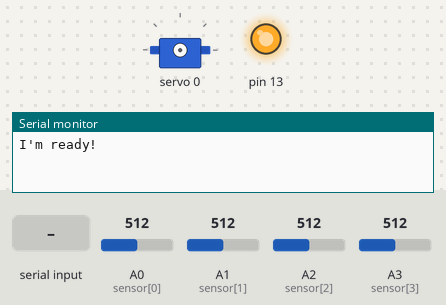
This sketch was run on a simulated Arduino Uno, built with avr-gcc and run on an emulated ATmega328P. Parts: servo, output pins drawn as LEDs (lit = HIGH), the last lines printed to the serial monitor. The inputs (shaded band) are chosen by the test bench; at power-on: A0 (sensor[0]) = 512, A1 (sensor[1]) = 512, A2 (sensor[2]) = 512, A3 (sensor[3]) = 512.

Above: at 2.2 s.
2.3 s: "1" received over Serial
At 3.5 s:
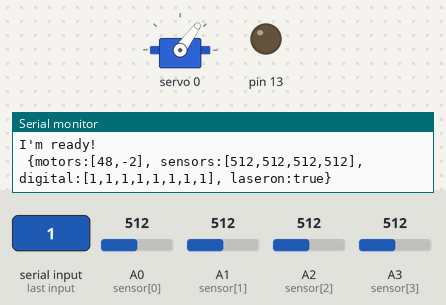
3.8 s: "0" received over Serial
At 4.6 s:
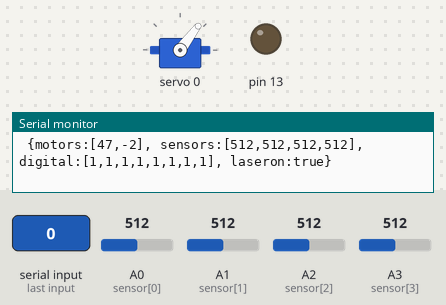
Timing chart, 0 to 6.8 s (numbered marks = the images above; inputs shaded):
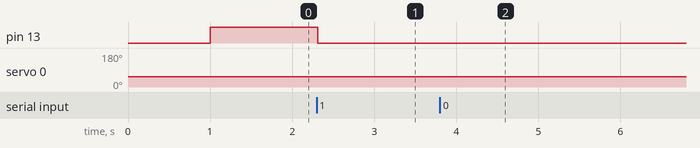

The sketch:

s500-v1.0.ino
```cpp
/*
 * Nima Dehmamy, Dec 2015
 * We used Chars to control servos
 * but in communication they seem to only go up to 127
 * higher than that is misinterpreted
 * Thus I will use two chars for each servo to allow
 * 180 degrees
 *
 */

#include <Wire.h>
#include <Adafruit_PWMServoDriver.h>

// called this way, it uses the default address 0x40
Adafruit_PWMServoDriver pwm = Adafruit_PWMServoDriver();
// you can also call it with a different address you want
//Adafruit_PWMServoDriver pwm = Adaerent address you want
//Adafruit_PWMServoDriver pwm = Adaerent address you want
//Adafruit_PWMServoDriver pwm = Adafruit_PWMServoDriver(0x41);

// Depending on your servo make, the pulse width min and max may vary, you
// want these to be as small/large as possible without hitting the hard stop
// for max range. You'll have to tweak them as necessary to match the servos you
// have!
#define SERVOMIN  150 // this is the 'minimum' pulse length count (out of 4096)
#define SERVOMAX  600 // this is the 'maximum' pulse length count (out of 4096)

// our servo # counter
uint8_t servonum = 0;
uint16_t pulselen = SERVOMIN;

const int n = 16;
int m = 0; // to read from serial how many motors are controlled

//const byte numPins = 7;
//byte pins[] = {13, 14, 15, 16, 17, 18, 19};


//Servo s[n];
int ang[n];
int a[2*n]; // chars for serial com and servo control
// use bitRead(num, which_bit) for dig and ai
byte dig; // used for setting 8 digital outputs
byte ai; // used for 6 analog ins
String s;
// sensors
int sensor[] = {A0,A1,A2,A3};// 4,5 needed for servo shield ,A4,A5};


//flags
boolean allset=false;
boolean receivedAngles=false;
boolean laserOn=false;

void setup() {
  // put your setup code here, to run once:
  pwm.begin();
  pwm.setPWMFreq(60);  // Analog servos run at ~60 Hz updates
  //yield();  // 1600 is the maximum PWM frequency
  delay(1000);
  // at this point all servos are defined.
  Serial.begin(57600);
  pinMode(13, OUTPUT);
  digitalWrite(13, HIGH);
  Serial.println("I'm ready!");
}

void loop() {
  processData();
  // put your main code here, to run repeatedly:
  if (receivedAngles){

    for (int i; i < m-1; i++){
      //s[i].write(ang[i]);
      if (ang[i]>0){
        pulselen = map(ang[i], 0, 180, SERVOMIN, SERVOMAX);
        pwm.setPWM(i, 0, pulselen); // servo i
      }
    }

    if (laserOn ) digitalWrite(13, LOW);
    else digitalWrite(13, HIGH);
    Serial.println(s);

  }
  delay(2);
}


void processData() {
  if (Serial.available()) {
    if (allset){
      // get the new byte:
      s =" {motors:[";
      //Serial.print("Received:");// Serial.println(m);
      for (int i=0; i<m; i++){
        //Serial.print(a[i]); Serial.print(", ");
        a[2*i] = (int)Serial.read();
        delay(2);
        a[2*i+1] = (int)Serial.read();
        delay(2);
        ang[i] = min(a[2*i] + a[2*i+1],180);
        //Serial.print(ang[i]); Serial.print(", ");
        s += (int)(ang[i]);
        s +=((i<m-1) ? ",": "]");
      }
      s+=", sensors:[";
      for (int i=0; i<4;i++){
        s+= analogRead(sensor[i]);
        s +=((i<4-1) ? ",": "]");
      }
      // read state of digital pins and set them
      s+=", digital:[";
      dig = Serial.read();
      for (int i=0; i<8;i++){
        byte state = bitRead(dig, i);
        digitalWrite(2+i,state);
        s += (boolean)(state);
        s +=((i<8-1) ? ",": "]");
      }
      //Serial.println(laserOn);
      laserOn = ((int)Serial.read()<60);//(boolean)Serial.read();
      s+=", laseron:" +String((laserOn) ? "true" : "false");
      s+="}";
      receivedAngles=true;
    }else{
      m = 2;//(int)Serial.parseInt();

      allset = true;
    }
  }
  else receivedAngles=false;
}
```

Measured:
- after the input at 2.3 s, pin 13: HIGH → LOW at once
- after the input at 3.8 s, servo 0: 54° → 53° at once
